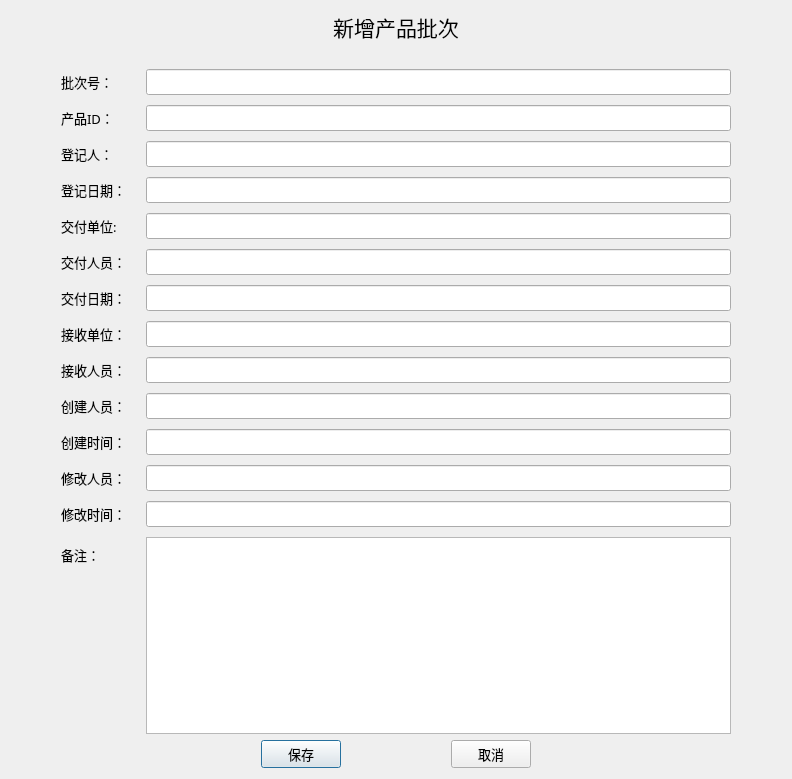
<?xml version="1.0" encoding="UTF-8"?>
<ui version="4.0">
 <class>Dialog</class>
 <widget class="QDialog" name="Dialog">
  <property name="geometry">
   <rect>
    <x>0</x>
    <y>0</y>
    <width>792</width>
    <height>779</height>
   </rect>
  </property>
  <property name="font">
   <font>
    <family>微软雅黑 Light</family>
    <pointsize>10</pointsize>
   </font>
  </property>
  <property name="windowTitle">
   <string>Dialog</string>
  </property>
  <layout class="QVBoxLayout" name="verticalLayout">
   <item>
    <widget class="QLabel" name="label">
     <property name="font">
      <font>
       <family>Adobe Devanagari</family>
       <pointsize>16</pointsize>
      </font>
     </property>
     <property name="text">
      <string>新增产品批次</string>
     </property>
     <property name="alignment">
      <set>Qt::AlignCenter</set>
     </property>
    </widget>
   </item>
   <item>
    <layout class="QFormLayout" name="formLayout">
     <property name="labelAlignment">
      <set>Qt::AlignLeading|Qt::AlignLeft|Qt::AlignVCenter</set>
     </property>
     <property name="horizontalSpacing">
      <number>20</number>
     </property>
     <property name="verticalSpacing">
      <number>10</number>
     </property>
     <property name="leftMargin">
      <number>50</number>
     </property>
     <property name="topMargin">
      <number>20</number>
     </property>
     <property name="rightMargin">
      <number>50</number>
     </property>
     <item row="0" column="0">
      <widget class="QLabel" name="Label">
       <property name="text">
        <string>批次号：</string>
       </property>
      </widget>
     </item>
     <item row="0" column="1">
      <widget class="QLineEdit" name="BatchNO"/>
     </item>
     <item row="1" column="0">
      <widget class="QLabel" name="iDLabel">
       <property name="text">
        <string>产品ID：</string>
       </property>
      </widget>
     </item>
     <item row="1" column="1">
      <widget class="QLineEdit" name="ProductID"/>
     </item>
     <item row="2" column="0">
      <widget class="QLabel" name="Label_2">
       <property name="text">
        <string>登记人：</string>
       </property>
      </widget>
     </item>
     <item row="2" column="1">
      <widget class="QLineEdit" name="recorder"/>
     </item>
     <item row="3" column="0">
      <widget class="QLabel" name="Label_3">
       <property name="text">
        <string>登记日期：</string>
       </property>
      </widget>
     </item>
     <item row="3" column="1">
      <widget class="QLineEdit" name="recordDate"/>
     </item>
     <item row="4" column="0">
      <widget class="QLabel" name="Label_4">
       <property name="text">
        <string>交付单位:</string>
       </property>
      </widget>
     </item>
     <item row="4" column="1">
      <widget class="QLineEdit" name="deliverCompany"/>
     </item>
     <item row="5" column="0">
      <widget class="QLabel" name="Label_5">
       <property name="text">
        <string>交付人员：</string>
       </property>
      </widget>
     </item>
     <item row="5" column="1">
      <widget class="QLineEdit" name="deliverer"/>
     </item>
     <item row="7" column="0">
      <widget class="QLabel" name="Label_6">
       <property name="text">
        <string>接收单位：</string>
       </property>
      </widget>
     </item>
     <item row="7" column="1">
      <widget class="QLineEdit" name="receiveCompany"/>
     </item>
     <item row="8" column="0">
      <widget class="QLabel" name="Label_7">
       <property name="text">
        <string>接收人员：</string>
       </property>
      </widget>
     </item>
     <item row="8" column="1">
      <widget class="QLineEdit" name="receiver"/>
     </item>
     <item row="9" column="0">
      <widget class="QLabel" name="Label_8">
       <property name="text">
        <string>创建人员：</string>
       </property>
      </widget>
     </item>
     <item row="9" column="1">
      <widget class="QLineEdit" name="createID"/>
     </item>
     <item row="10" column="0">
      <widget class="QLabel" name="Label_9">
       <property name="text">
        <string>创建时间：</string>
       </property>
      </widget>
     </item>
     <item row="10" column="1">
      <widget class="QLineEdit" name="createTime"/>
     </item>
     <item row="11" column="0">
      <widget class="QLabel" name="Label_10">
       <property name="text">
        <string>修改人员：</string>
       </property>
      </widget>
     </item>
     <item row="11" column="1">
      <widget class="QLineEdit" name="updateID"/>
     </item>
     <item row="12" column="0">
      <widget class="QLabel" name="Label_11">
       <property name="text">
        <string>修改时间：</string>
       </property>
      </widget>
     </item>
     <item row="12" column="1">
      <widget class="QLineEdit" name="updateTime"/>
     </item>
     <item row="13" column="0">
      <widget class="QLabel" name="Label_12">
       <property name="text">
        <string>备注：</string>
       </property>
      </widget>
     </item>
     <item row="13" column="1">
      <widget class="QTextEdit" name="remark"/>
     </item>
     <item row="6" column="0">
      <widget class="QLabel" name="Label_13">
       <property name="text">
        <string>交付日期：</string>
       </property>
      </widget>
     </item>
     <item row="6" column="1">
      <widget class="QLineEdit" name="deliverDate"/>
     </item>
    </layout>
   </item>
   <item>
    <layout class="QHBoxLayout" name="horizontalLayout">
     <item>
      <spacer name="horizontalSpacer">
       <property name="orientation">
        <enum>Qt::Horizontal</enum>
       </property>
       <property name="sizeHint" stdset="0">
        <size>
         <width>250</width>
         <height>20</height>
        </size>
       </property>
      </spacer>
     </item>
     <item>
      <widget class="QPushButton" name="conserveButton">
       <property name="text">
        <string>保存</string>
       </property>
      </widget>
     </item>
     <item>
      <spacer name="horizontalSpacer_2">
       <property name="orientation">
        <enum>Qt::Horizontal</enum>
       </property>
       <property name="sizeHint" stdset="0">
        <size>
         <width>20</width>
         <height>20</height>
        </size>
       </property>
      </spacer>
     </item>
     <item>
      <widget class="QPushButton" name="cancelButton">
       <property name="text">
        <string>取消</string>
       </property>
      </widget>
     </item>
     <item>
      <spacer name="horizontalSpacer_3">
       <property name="orientation">
        <enum>Qt::Horizontal</enum>
       </property>
       <property name="sizeHint" stdset="0">
        <size>
         <width>250</width>
         <height>20</height>
        </size>
       </property>
      </spacer>
     </item>
    </layout>
   </item>
  </layout>
 </widget>
 <resources/>
 <connections/>
</ui>
